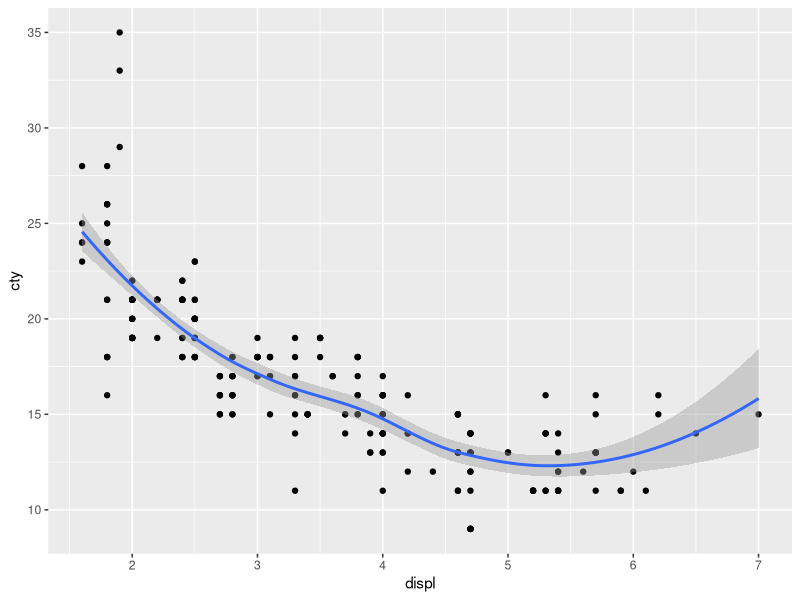
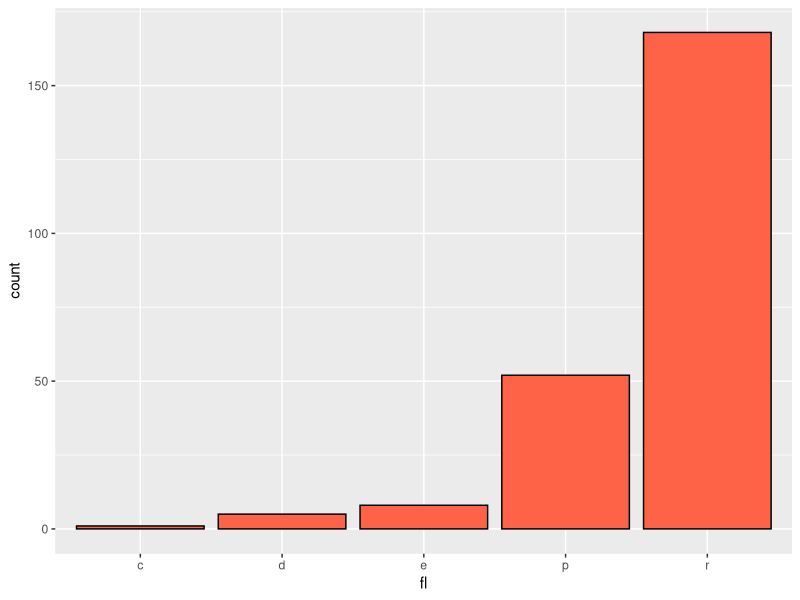
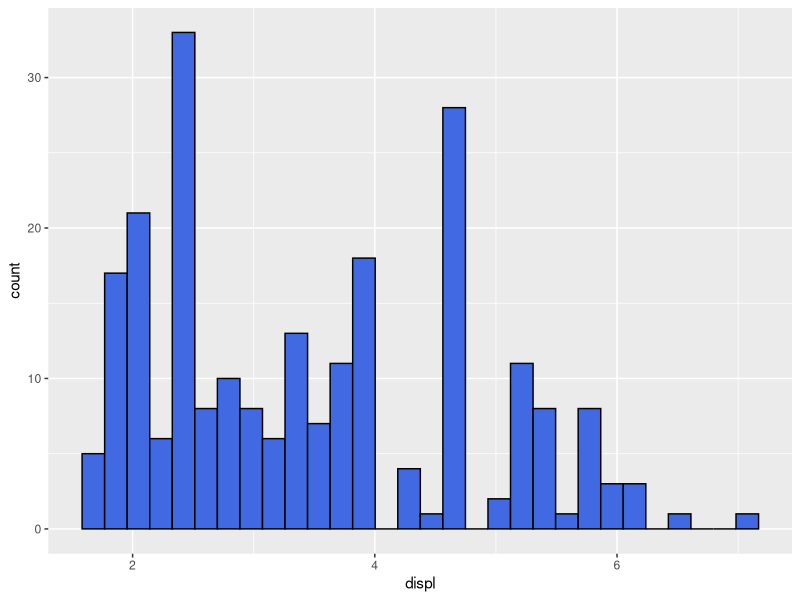
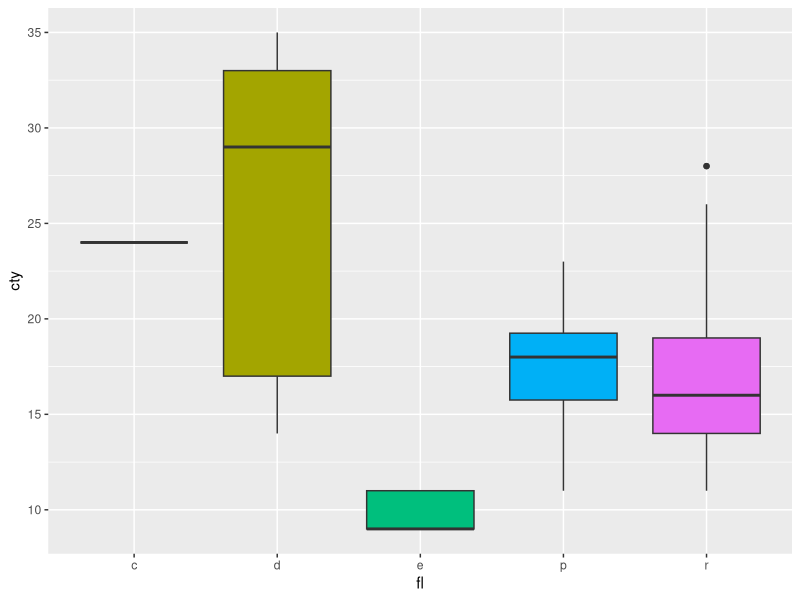
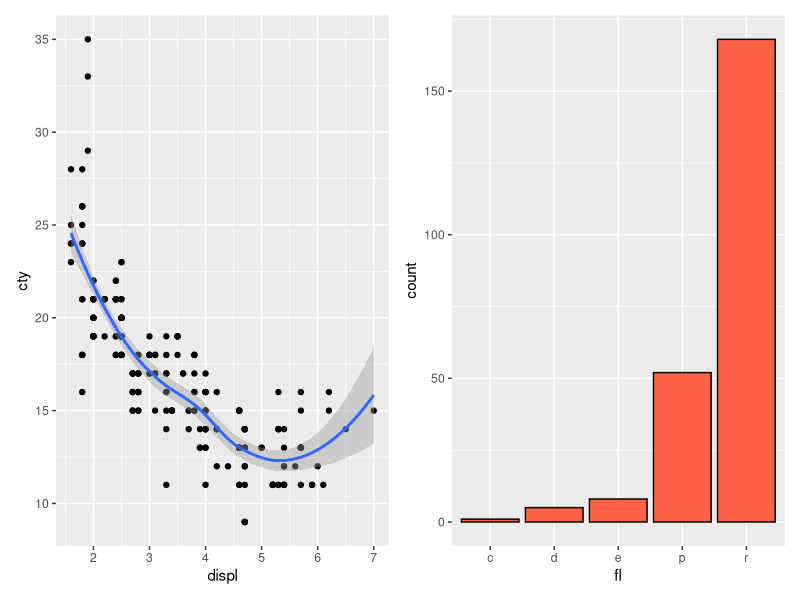
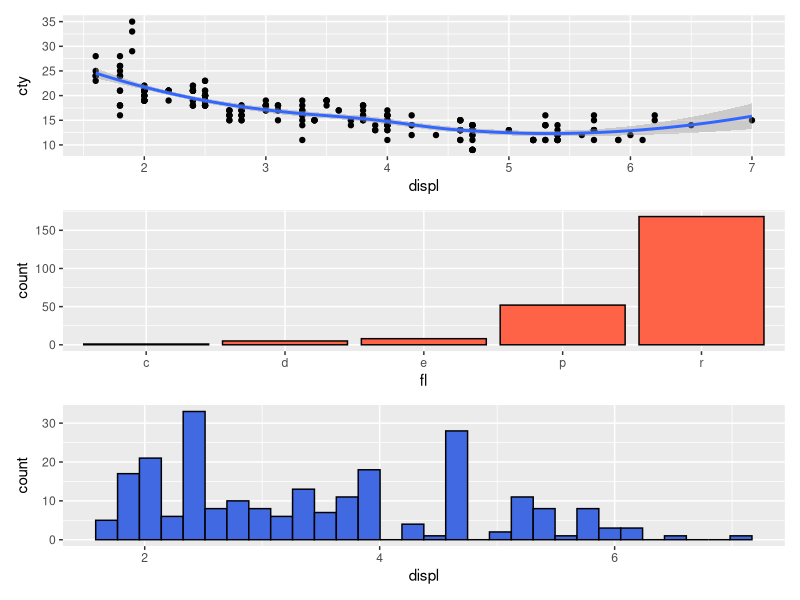
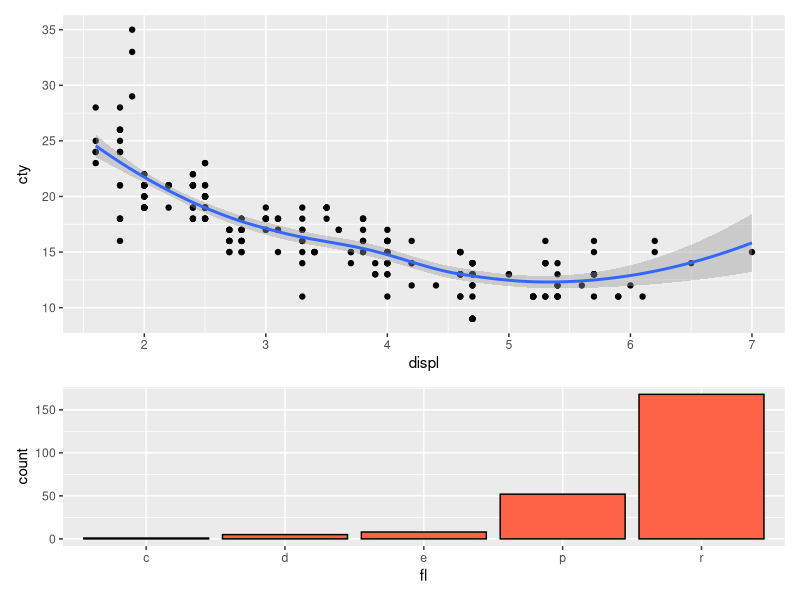
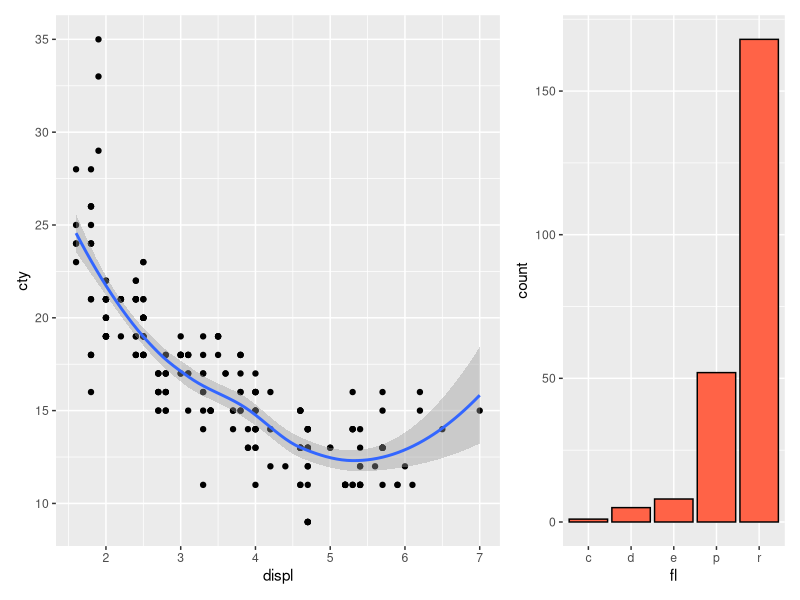

The R script that drew these images, in order:
# ggplot graphics
#5 April 2018

#DMH

# preliminaries
library(ggplot2)
library(ggthemes)
library(patchwork)
library(TeachingDemos)
char2seed("10th Avenue Freeze-Out")
d <- mpg
str(d)
#create 4 individual graphs

#graph 1
g1 <- ggplot(data=d, mapping=aes(x=displ,y=cty)) + 
  geom_point() +
  geom_smooth()
print(g1)

#graph 2
g2 <- ggplot(data=d,mapping=aes(x=fl,fill=I("tomato"),color=I("black"))) + geom_bar(stat="count") + theme(legend.position="none")
print(g2)             

#graph 3
g3 <- ggplot(data=d, mapping=aes(x=displ,fill=I("royalblue"),color=I("black"))) + geom_histogram()
print(g3)

#graph 4
g4 <- ggplot(data=d,mapping=aes(x=fl,y=cty,fill=fl)) + geom_boxplot() + theme(legend.position="none")
print(g4)

# patchwork for awesome multipanel graphs

# place two plots hoirzontally

g1 + g2

# place 3 plots vertically
g1 + g2 + g3 + plot_layout(ncol=1)

# change relative area of each plot
g1 + g2 + plot_layout(ncol=1,heights=c(2,1))

g1 + g2 + plot_layout(ncol=2,widths=c(2,1))
                      
# add a spacer plot (under construction)
g1 + plot_spacer() + g2

# set up nested plots
g1 + {
  g2 + {
    g3 +
      g4 +
      plot_layout(ncol=1)
  }
} +
  plot_layout(ncol=1)

g1+g2 + g3 + plot_layout(ncol=1)

# / | for very intuitive layouts
(g1 | g2 | g3)/g4

(g1 | g2)/(g3 | g4)

# swapping axis orientiation within a plot

g3a <- g3 + scale_x_reverse() 
g3b <- g3 + scale_y_reverse()
g3c <- g3 + scale_x_reverse() + scale_y_reverse()

(g3 | g3a)/(g3b | g3c)

# switch orientation of coordinates

(g3 + coord_flip() | g3a + coord_flip())/(g3b + coord_flip() | g3c + coord_flip())

#ggsave for creating and saving plots
ggsave(filename="MyPlot.pdf",plot=g3,device="pdf",width=20,height=20,units="cm",dpi=300)

# mapping of variables to aesthetics

m1 <- ggplot(data=mpg, mapping=aes(x=displ,y=cty,color=class)) + geom_point()
print(m1)
m2 <- ggplot(data=mpg, mapping=aes(x=displ,y=cty,shape=class,color=class)) + geom_point()
m2

# mapping of a discrete variable to point size
m3 <- ggplot(data=mpg, mapping=aes(x=displ,y=cty,size=class,color=class)) + geom_point()
m3

# mapping a continuous variable to point size
m4 <- ggplot(data=mpg, mapping=aes(x=displ,y=cty,size=hwy,color=hwy)) + geom_point()
m4

# map a continous variable to color
m5 <- ggplot(data=mpg, mapping=aes(x=displ,y=cty,color=hwy)) + geom_point()
m5

# mapping two variables to two different aesthetics
m6 <- ggplot(data=mpg, mapping=aes(x=displ,y=cty,shape=class,color=hwy)) + geom_point()
m6

# mapping 3 variables onto shape, size and color
m7 <- ggplot(data=mpg, mapping=aes(x=displ,y=cty,shape=drv,color=fl,size=hwy)) + geom_point()
m7

# mapping a variable to the same aesthetic for two different geoms
m8 <- ggplot(data=mpg, mapping=aes(x=displ,y=cty,color=drv)) + geom_point() + geom_smooth(method="lm") #geom_smooth is regression line with confidence interval
m8

# faceting for excellent visualiztion in a set of related plots 

m9 <- ggplot(data=mpg, mapping=aes(x=displ,y=cty)) + geom_point()
m9 + facet_grid(class~fl)
m9 + facet_grid(class~fl,scales="free_y") #changes y axis for individual plots, look ease of comparing among rows
m9 + facet_grid(class~fl,scales="free")

# facet on only a single variable
m9 + facet_grid(.~class)
m9 + facet_grid(class~.)

# use facet wrap for unordered graphs
m9 + facet_wrap(~class)

m9 + facet_wrap(~class + fl)

m9 + facet_wrap(~class + fl,drop=FALSE)

# use facet in combination with aesthetics
m10 <- ggplot(data=mpg,mapping=aes(x=displ,y=cty,color=drv)) + geom_point()
m10 + facet_grid(.~class)

m11 <- ggplot(data=mpg,mapping=aes(x=displ,y=cty,color=drv)) + geom_smooth(method="lm",se=FALSE) #se says do not give me the standard error - confidence interval
m11 + facet_grid(.~class)

# fitting with boxplots over a continuous variable
m12 <- ggplot(data=mpg,mapping=aes(x=displ,y=cty)) + geom_boxplot()
m12 + facet_grid(.~class)
m13 <- ggplot(data=mpg,mapping=aes(x=displ,y=cty,group=drv,fill=drv)) + geom_boxplot()
m13
m13 + facet_grid(.~class)
